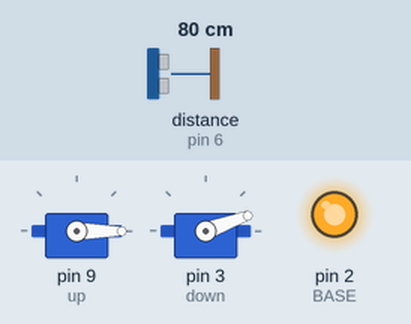
The sketch below on a simulated Arduino Uno, built with avr-gcc and run on an emulated ATmega328P. On the bench: 2 × servo, output pins drawn as LEDs (lit = HIGH). Wiring (inferred from the names in the program): ultrasonic range finder: trigger pin 5; echo pin 6. The inputs (shaded band) are chosen by the test bench; at power-on: distance to the obstacle (sensor on pin 6) 80 cm. The echo pulse lasts 58.3 µs per cm; pins used as bus, display or sensor lines are not drawn.

Above: at 0.05 s.
At 3.2 s:
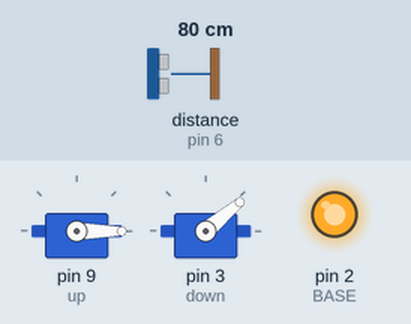
Timing chart, 0 to 5.8 s (numbered marks = the images above):
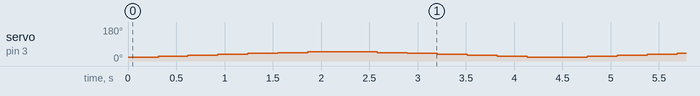

Measured:
- by itself, servo on pin 3 (down): repeats every 4.4 s: 30° 0.31 s, 35° 0.31 s, 40° 0.31 s, 45° 0.31 s, 50° 0.72 s, 45° 0.31 s, 40° 0.31 s, 35° 0.31 s, 30° 0.31 s, 25° 0.31 s, 20° 0.62 s, 25° 0.31 s

The sketch:

final.ino
```cpp
#include <Servo.h>

#define BASE 2
#define BUZZER_PIN 10 // trebuie pwm
#define echoPin 6
#define trigPin 5 // pwm
#define MAX_RANGE 150
#define MOTION_DETECTOR 12
Servo down;
Servo up;

const int sensitivity = 40;
const int left = 20;
const int right = 50;

int curDist,prevDist;
// defines variables
long duration; // variable for the duration of sound wave travel
int distance; // variable for the distance measurement
int delayTime = 100;
int pasIncrementBase = 5;

int lastMotionState;    // the previous state of motion sensor
int currentMotionState; // the current state of motion sensor

unsigned int lastMotionDetected;

void setup() {
  // put your setup code here, to run once:
//  pinMode(BUZZER_PIN,OUTPUT);
  pinMode(BASE,OUTPUT);
  digitalWrite(BASE,HIGH);
  pinMode(trigPin, OUTPUT); // Sets the trigPin as an OUTPUT
  pinMode(echoPin, INPUT); // Sets the echoPin as an INPUT
  up.attach(9);
  down.attach(3);

  up.write(0);
  down.write(20);
  lastMotionDetected = 0;

}

void stopMotors(){
  digitalWrite(BASE,LOW);
}

int measureDistance(){
  digitalWrite(trigPin, LOW);
  delayMicroseconds(2);
  digitalWrite(trigPin, HIGH);
  delayMicroseconds(10);
  digitalWrite(trigPin, LOW);
  duration = pulseIn(echoPin, HIGH);
  distance = duration * 0.034 / 2; // Speed of sound wave divided by 2 (go and back)

  if(distance > MAX_RANGE)
    return MAX_RANGE;

  return distance;
}
void moveServoUp(){
  for(int i=0;i<=120; i+=2){
    up.write(i);
//    delay(50);
  }
  delay(200);
  for(int i=120 ; i>=0; i-=2){
    up.write(i);
//    delay(50);
  }
}


// fiddle with delay time
void motionDetector(int curDist,int prevDist){

   if(abs(curDist - prevDist) > sensitivity){

     if(millis() - lastMotionDetected > 50){
       tone(BUZZER_PIN,1000);
       moveServoUp();
       delay(200);
       noTone(BUZZER_PIN);

     }


     lastMotionDetected = millis();
   }
}

void loop() {


  for(int i=left;i<=right; i+=pasIncrementBase){
     down.write(i);
     delay(delayTime);
     curDist = measureDistance();
     delay(100);
     prevDist = measureDistance();

     motionDetector(curDist,prevDist);

     delay(delayTime);
  }


     delay(delayTime);

    for(int i=right;i>=left; i-=pasIncrementBase){
     down.write(i);
     delay(delayTime);
     curDist = measureDistance();
     delay(100);
     prevDist = measureDistance();
     motionDetector(curDist,prevDist);
     delay(delayTime);
  }


}
```
